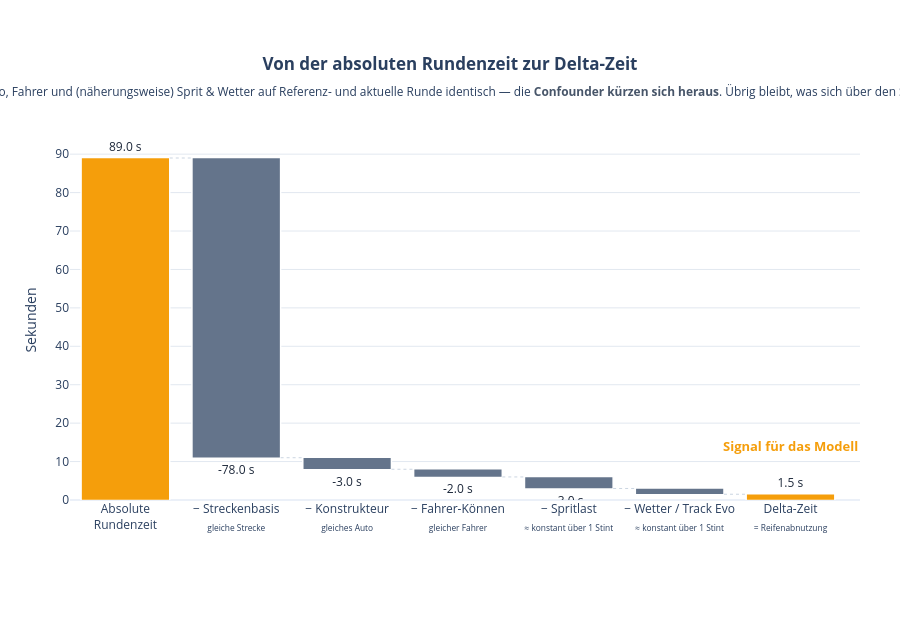

The notebook cell saved with this chart:
### Code cell
import plotly.graph_objects as go

steps = [
    ("Absolute<br>Rundenzeit",                                      "absolute", 89.0),
    ("− Streckenbasis<br><sub>gleiche Strecke</sub>",               "relative", -78.0),
    ("− Konstrukteur<br><sub>gleiches Auto</sub>",                  "relative",  -3.0),
    ("− Fahrer-Können<br><sub>gleicher Fahrer</sub>",               "relative",  -2.0),
    ("− Spritlast<br><sub>≈ konstant über 1 Stint</sub>",           "relative",  -3.0),
    ("− Wetter / Track Evo<br><sub>≈ konstant über 1 Stint</sub>",  "relative",  -1.5),
    ("Delta-Zeit<br><sub>= Reifenabnutzung</sub>",                  "total",      1.5),
]

xs       = [s[0] for s in steps]
measures = [s[1] for s in steps]
ys       = [s[2] for s in steps]
texts    = [f"{ys[0]:.1f} s"] + [f"{y:+.1f} s" for y in ys[1:-1]] + [f"{ys[-1]:.1f} s"]

noise_color  = "#64748b"
signal_color = "#f59e0b"

fig = go.Figure(go.Waterfall(
    orientation="v",
    measure=measures,
    x=xs,
    y=ys,
    text=texts,
    textposition="outside",
    textfont=dict(size=12, color="#1e293b"),
    connector={"line": {"color": "#cbd5e1", "dash": "dot", "width": 1}},
    decreasing={"marker": {"color": noise_color, "line": {"color": "white", "width": 1.5}}},
    increasing={"marker": {"color": noise_color}},
    totals    ={"marker": {"color": signal_color, "line": {"color": "white", "width": 1.5}}},
    hovertemplate="<b>%{x}</b><br>%{y:+.2f} s<extra></extra>",
))

fig.update_layout(
    title=dict(
        text=(
            "<b>Von der absoluten Rundenzeit zur Delta-Zeit</b>"
            "<br><sub>Im selben Stint wirken Strecke, Auto, Fahrer und (näherungsweise) "
            "Sprit & Wetter auf Referenz- und aktuelle Runde identisch — die "
            "<b style='color:#475569'>Confounder kürzen sich heraus</b>. "
            "Übrig bleibt, was sich über den Stint verändert: "
            f"<b style='color:{signal_color}'>Reifenabnutzung</b>.</sub>"
        ),
        x=0.5, xanchor="center",
    ),
    yaxis=dict(title="Sekunden", gridcolor="#e2e8f0", rangemode="tozero"),
    xaxis=dict(tickangle=0),
    template="plotly_white",
    height=620,
    margin=dict(t=140, b=120, l=70, r=40),
    showlegend=False,
)

fig.add_annotation(
    x=xs[-1], y=ys[-1], xref="x", yref="y",
    text="<b>Signal für das Modell</b>",
    showarrow=False, yshift=48,
    font=dict(size=13, color=signal_color),
)

fig.show()

### Figure 1 — Plotly figure (JSON) as saved in the notebook; plotly's stock layout.template omitted (floating-point values rounded to 4 significant figures)
{"data": [{"connector": {"line": {"color": "#cbd5e1", "dash": "dot", "width": 1}}, "decreasing": {"marker": {"color": "#64748b", "line": {"color": "white", "width": 1.5}}}, "hovertemplate": "<b>%{x}</b><br>%{y:+.2f} s<extra></extra>", "increasing": {"marker": {"color": "#64748b"}}, "measure": ["absolute", "relative", "relative", "relative", "relative", "relative", "total"], "orientation": "v", "text": ["89.0 s", "-78.0 s", "-3.0 s", "-2.0 s", "-3.0 s", "-1.5 s", "1.5 s"], "textfont": {"color": "#1e293b", "size": 12}, "textposition": "outside", "totals": {"marker": {"color": "#f59e0b", "line": {"color": "white", "width": 1.5}}}, "type": "waterfall", "x": ["Absolute<br>Rundenzeit", "− Streckenbasis<br><sub>gleiche Strecke</sub>", "− Konstrukteur<br><sub>gleiches Auto</sub>", "− Fahrer-Können<br><sub>gleicher Fahrer</sub>", "− Spritlast<br><sub>≈ konstant über 1 Stint</sub>", "− Wetter / Track Evo<br><sub>≈ konstant über 1 Stint</sub>", "Delta-Zeit<br><sub>= Reifenabnutzung</sub>"], "y": [89, -78, -3, -2, -3, -1.5, 1.5]}], "layout": {"annotations": [{"font": {"color": "#f59e0b", "size": 13}, "showarrow": false, "text": "<b>Signal für das Modell</b>", "x": "Delta-Zeit<br><sub>= Reifenabnutzung</sub>", "xref": "x", "y": 1.5, "yref": "y", "yshift": 48}], "height": 620, "margin": {"b": 120, "l": 70, "r": 40, "t": 140}, "showlegend": false, "title": {"text": "<b>Von der absoluten Rundenzeit zur Delta-Zeit</b><br><sub>Im selben Stint wirken Strecke, Auto, Fahrer und (näherungsweise) Sprit & Wetter auf Referenz- und aktuelle Runde identisch — die <b style='color:#475569'>Confounder kürzen sich heraus</b>. Übrig bleibt, was sich über den Stint verändert: <b style='color:#f59e0b'>Reifenabnutzung</b>.</sub>", "x": 0.5, "xanchor": "center"}, "xaxis": {"tickangle": 0}, "yaxis": {"gridcolor": "#e2e8f0", "rangemode": "tozero", "title": {"text": "Sekunden"}}}}
